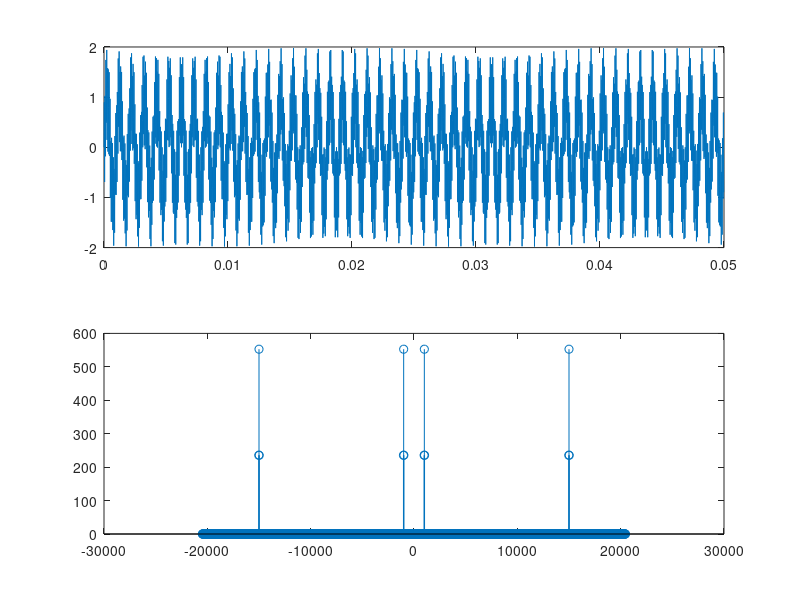
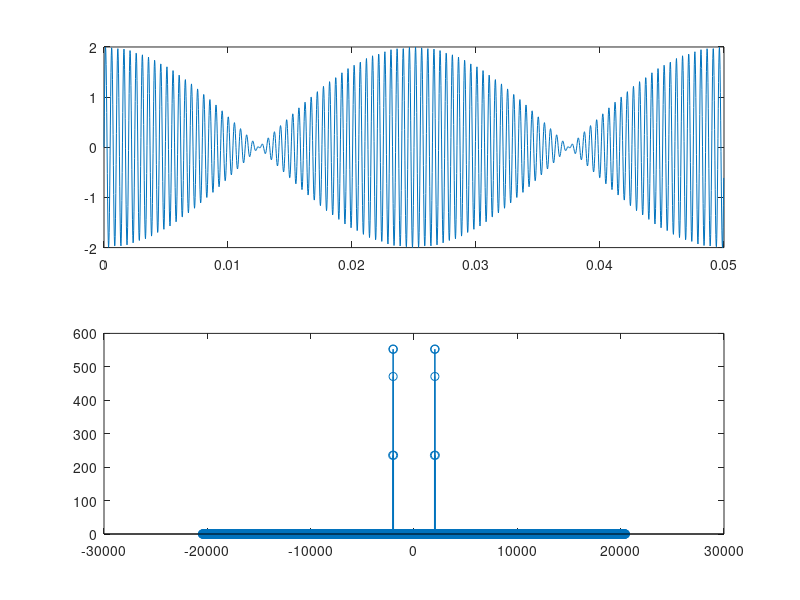
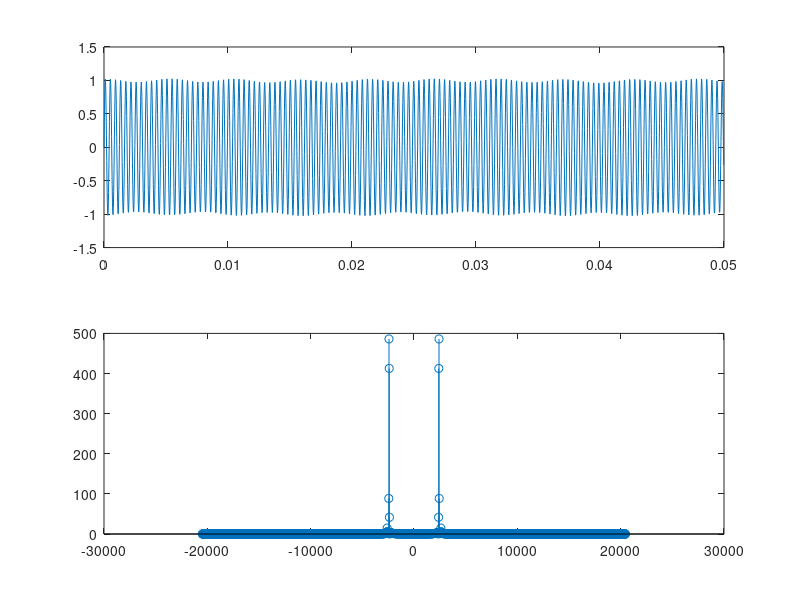
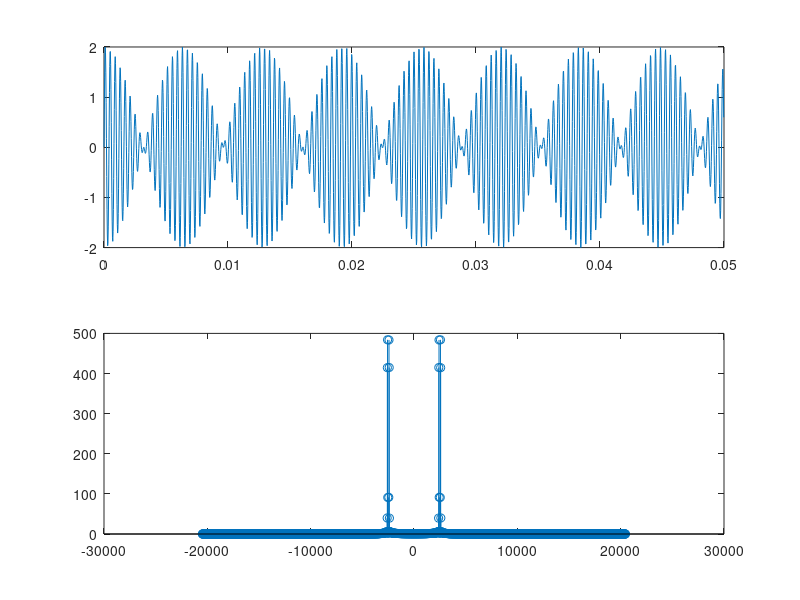

Write MATLAB code to recreate these figures, in order.
N = 2048;
fe = 40960;
fs = fe/N;

f0 = [1000 2000 2412 2412];
f1 = [15000 2040 2600 2568];
a0 = [1 1 1 1];
a1 = [1 1 0.025 1];

n = 0:1:N-1;
v = fs * [-N/2:1:(N-1)/2];

w = hamming(N);

for i=1:4
  figure;
  subplot(2, 1, 1)
  y = a0(i) * sin( 2*pi*f0(i)* n/fe ) + a1(i) * sin( 2*pi*f1(i)* n/fe );
  plot(n/fe, y);
  % avec hamming
  y = y .* w';
  Y = abs(fft(y, N));
  Y2 = fftshift(Y);
  subplot(2, 1, 2)
  stem(v, Y2);
end

% On a une amplitude de 1024 on a le 1/2 * dirac * 1/NTe
% 1/2 à cause de la formule d'Euler
% 1/NTe à cause du peigne de Ricq;

% figure 1 on a bien 2 * 2 diracs associés aux fréquences données
% figure 2 idem
% figure 3 on ne comprends pas pourquoi ça marche moins qu'avec le 2.
% figure 4 on ne comprends pas pourquoi ça marche moins qu'avec le 2.


% Maintenant on sait que c'est à cause de fenêtre d'échantillonage.
% Une fenetre de hamming offre aucuns lobbes secondaires





pause;
